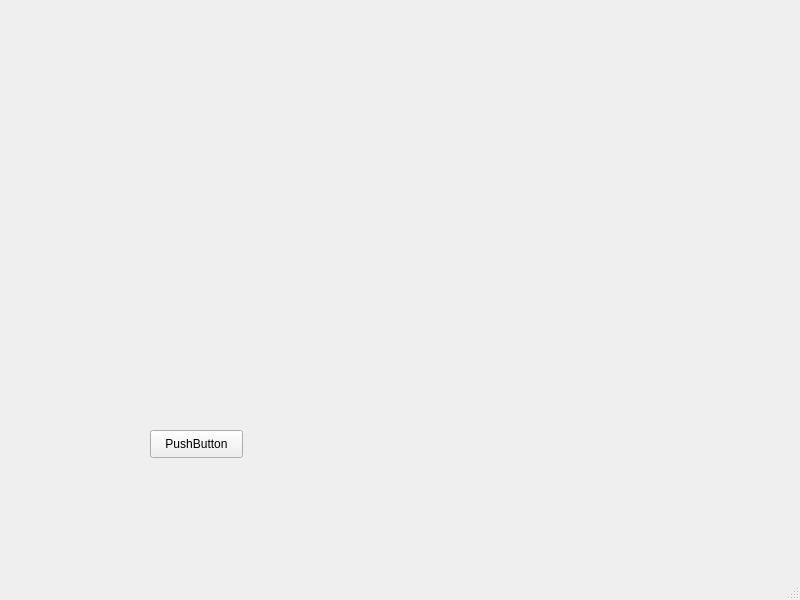
<?xml version="1.0" encoding="UTF-8"?>
<ui version="4.0">
 <class>MainWindow</class>
 <widget class="QMainWindow" name="MainWindow">
  <property name="geometry">
   <rect>
    <x>0</x>
    <y>0</y>
    <width>800</width>
    <height>600</height>
   </rect>
  </property>
  <property name="windowTitle">
   <string>MainWindow</string>
  </property>
  <widget class="QWidget" name="centralwidget">
   <widget class="QPushButton" name="pushButton">
    <property name="geometry">
     <rect>
      <x>150</x>
      <y>430</y>
      <width>93</width>
      <height>28</height>
     </rect>
    </property>
    <property name="text">
     <string>PushButton</string>
    </property>
   </widget>
  </widget>
  <widget class="QMenuBar" name="menubar">
   <property name="geometry">
    <rect>
     <x>0</x>
     <y>0</y>
     <width>800</width>
     <height>26</height>
    </rect>
   </property>
  </widget>
  <widget class="QStatusBar" name="statusbar"/>
 </widget>
 <resources/>
 <connections/>
</ui>
